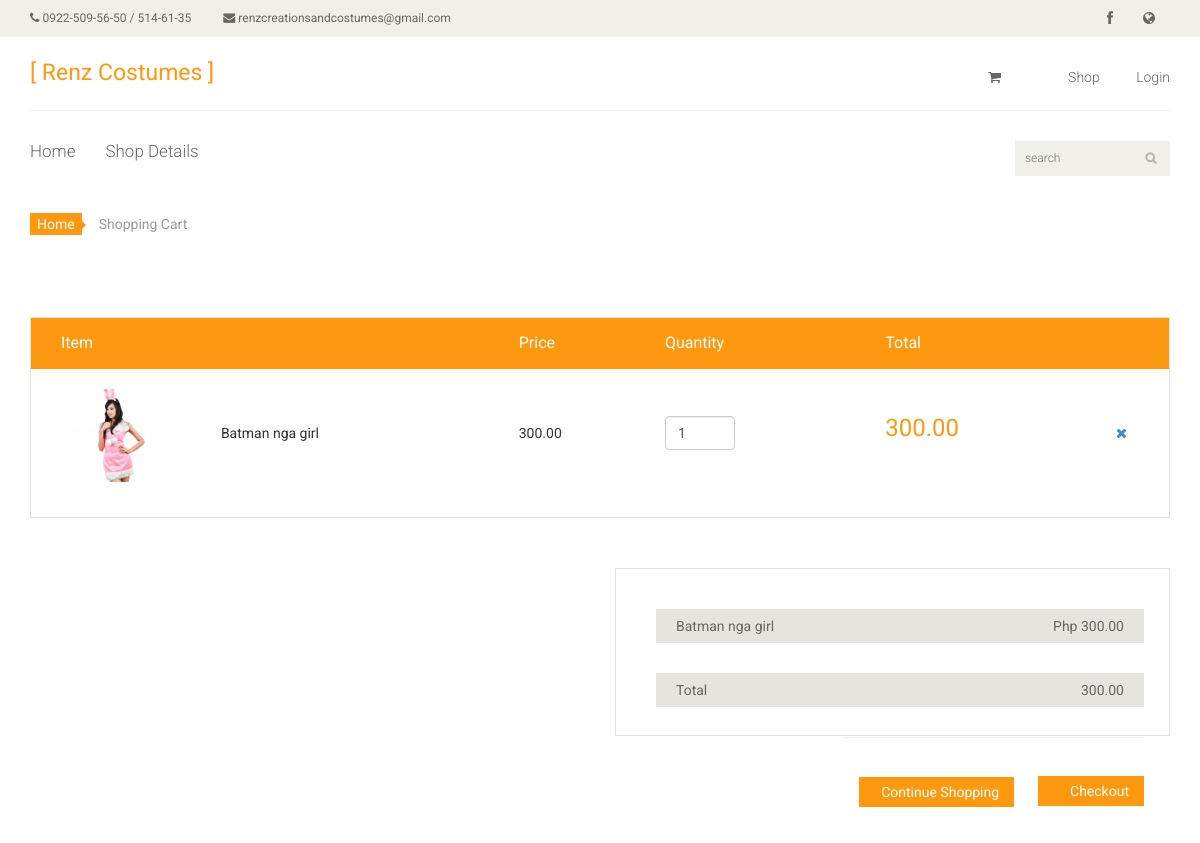
The page /view_cart.php on the database its author committed.
### tables this page shows
CREATE TABLE `cart` (
  `id` int(11) NOT NULL,
  `product_name` varchar(100) NOT NULL,
  `product_price` varchar(50) NOT NULL,
  `qty` int(10) NOT NULL,
  `total_price` varchar(100) NOT NULL,
  `product_code` varchar(10) NOT NULL
);

### view_cart.php (the view, shortened to what this page needs)
<?php
include "header.php";
?>
<section id="cart_items">
		<div class="container">
			<div class="breadcrumbs">
				<ol class="breadcrumb">
				  <li><a href="">Home</a></li>
				  <li class="active">Shopping Cart</li>
				</ol>
			</div>
			<div class="table-responsive cart_info">
				<table class="table table-condensed">
					<thead>
						<tr class="cart_menu">
							<td class="image">Item</td>
							<td class="description"></td>
							<td class="price">Price</td>
							<td class="quantity">Quantity</td>
							<td class="total">Total</td>
							<td></td>
						</tr>
					</thead>
					<tbody>
					<?php
                $stmt = $con->prepare('SELECT * FROM cart');
                $stmt->execute();
                $result = $stmt->get_result();
                $grand_total = 0;
                while ($row = $result->fetch_assoc()):
              ?>
													<tr>
												  <td class="cart_product"><a><img  width="100" src='assets/images/shop/product8.jpg'></a></td>
													<td class="cart_description"><?= $row['product_name'] ?></td>
													<td class="cart_price"> <?= number_format($row['product_price'],2); ?></td>
													<td class="cart_quantity"><input type="number" class="form-control itemQty" value="<?= $row['qty'] ?>" style="width:70px;"></td>
													<td class="cart_total\"><p class="cart_total_price"><?= number_format($row['total_price'],2); ?></p></td>
													<td class="<td class="cart_delete\"><a  href="modules/cart_process.php?remove=<?= $row['id'] ?>"  onclick="return confirm('Are you sure want to remove this item?');" class="cart_quantity_delete remove-item" data-code="$product_codes"><i class="fa fa-times"></i></a></td>
                     </tr>
					</tbody>
				</table>
			</div>
		</div>
	</section>
	<section id="do_action">
		<div class="container">
			<div class="row">
				<div class="col-sm-6">
				</div>
				<div class="col-sm-6">
					<div class="total_area">
							 <?php $grand_total += $row['total_price']; ?>
						<ul>
							<li><?= $row['product_name'] ?><span>Php  <?= number_format($row['product_price'],2); ?></span></li>
							<br>
							<li>Total <span>
							<?= number_format($grand_total,2); ?>
							</li>
							 				</ul>
					 <span>
						  <hr>
						 	 <?php endwhile; ?>
			 					<a href="index.php" style="margin-top: 19px; margin-left: 1em;" class="btn btn-default update <?= ($grand_total > 1) ? '' : 'disabled'; ?>"><i class="fas fa-cart-plus"></i>&nbsp;&nbsp;Continue Shopping</a>
							 <a href="checkout.php" class="btn btn-default check_out <?= ($grand_total > 1) ? '' : 'disabled'; ?>"><i class="far fa-credit-card"></i>&nbsp;&nbsp;Checkout</a>
						</span>
				</div>
			</div>
		</div>
	</section>
	<?php require('footer.php'); ?>

### assets/css/main.css (style rules this page uses)
body { font-family: 'Roboto', sans-serif; background:; position: relative; font-weight:400px; }
ul li { list-style: none; }
a { -webkit-transition: 300ms; -moz-transition: 300ms; -o-transition: 300ms; transition: 300ms; }
#do_action { margin-bottom: 50px; }
.breadcrumbs { position: relative; }
.breadcrumbs .breadcrumb { background:transparent; margin-bottom: 75px; padding-left: 0; }
.breadcrumbs .breadcrumb li a { background:#FE980F; color: #FFFFFF; padding: 3px 7px; }
.breadcrumbs .breadcrumb li a:after { content:""; height:auto; width: auto; border-width: 8px; border-style: solid; border-color:transparent transparent transparent #FE980F; position: absolute; top: 11px; left:48px; }
.breadcrumbs .breadcrumb > li + li:before { content: " "; }
#cart_items .cart_info { border: 1px solid #E6E4DF; margin-bottom: 50px }
#cart_items .cart_info .cart_menu { background: #FE980F; color: #fff; font-size: 16px; font-family: 'Roboto', sans-serif; font-weight: normal; }
#cart_items .cart_info .table.table-condensed thead tr { height: 51px; }
#cart_items .cart_info .table.table-condensed tr { border-bottom: 1px solid#F7F7F0 }
#cart_items .cart_info .table.table-condensed tr:last-child { border-bottom: 0 }
.cart_info table tr td { border-top: 0 none; vertical-align: inherit; }
#cart_items .cart_info .image { padding-left: 30px; }
#cart_items .cart_info .cart_total_price { color: #FE980F; font-size: 24px; }
.cart_product { display: block; margin: 15px -70px 10px 25px; }
#do_action .total_area { padding-bottom: 18px !important; }
#do_action .total_area, #do_action .chose_area { border: 1px solid #E6E4DF; color: #696763; padding: 30px 25px 30px 0; margin-bottom: 80px; }
.total_area span { float: right; }
.total_area ul li { background:#E6E4DF; color: #696763; margin-top: 10px; padding: 7px 20px; }
.update, .check_out { background: #FE980F; border-radius: 0; color: #FFFFFF; margin-top: 18px; border: none; padding: 5px 15px; }
.update { margin-left: 40px; }
.check_out { margin-left: 20px }

### rows shown on the page
cart: product_name "Batman nga girl", product_price "300.00", qty "1", total_price "300.00", grand_total "300.00"
